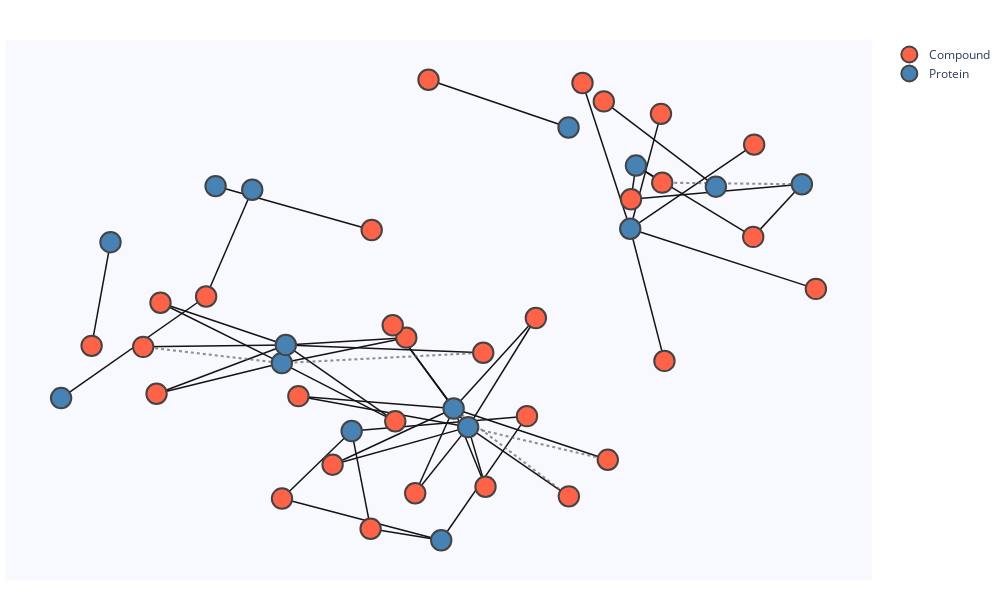

Notebook code cell kept with this figure:
### Code cell
n_samples = {"C": 100, "T": 15}
options = {"show_label": False, "k": 0.35, "iterations": 25, "seed":100}
draw_network(CT_adj, i_to_C_cid, i_to_T_id, n_hops=2, sample_index="Random", tool="plotly", n_samples=n_samples, options=options)

### Figure 1 — Plotly figure (JSON) as saved in the notebook; plotly's stock layout.template omitted (floating-point values rounded to 4 significant figures; data arrays with more than 128 entries replaced by an {"elided": "..."} marker saying what was removed)
{"data": [{"hoverinfo": "none", "line": {"color": "rgba(20,20,20,1)", "shape": "linear", "width": 1.5}, "mode": "lines", "showlegend": false, "type": "scatter", "x": {"elided": "138 float values"}, "y": {"elided": "138 float values"}}, {"hoverinfo": "none", "line": {"color": "rgba(100,100,100,0.7)", "dash": "dot", "shape": "spline", "width": 2.1}, "mode": "lines", "showlegend": false, "type": "scatter", "x": [0.2935, 0.01866, null, 0.3864, 0.05325, null, 0.08924, -0.3911, null, -0.7219, -0.3911, null, 0.5162, 0.8494, null], "y": [-0.779, -0.4039, null, -0.6231, -0.4834, null, -0.1659, -0.21, null, -0.1407, -0.21, null, 0.5605, 0.5537, null]}, {"hoverinfo": "text", "marker": {"color": "tomato", "line": {"width": 2}, "size": 20.4}, "mode": "markers", "name": "Compound", "text": ["C_11532676", "C_12000720", "C_121448662", "C_134130781", "C_134131162", "C_134149668", "C_134230357", "C_137634241", "C_138609936", "C_139301871", "C_145950884", "C_16126723", "C_162722513", "C_164517091", "C_18734933", "C_30323", "C_3272524", "C_44410948", "C_44448879", "C_49855759", "C_5281607", "C_56935695", "C_58547833", "C_71585859", "C_72734543", "C_73334158", "C_86287516", "C_9794947", "C_9822461", "C_9935925"], "textposition": "bottom center", "type": "scatter", "x": [0.1936, -0.2701, 0.2935, 0.4418, 0.5132, 0.5215, 0.3769, -0.04127, -0.5718, 0.7333, 0.08924, -0.07302, -0.69, 0.326, 0.7355, -0.7219, -0.1769, -0.1794, 0.2147, -0.6807, -0.3908, -0.09429, 0.8828, 0.09467, -0.1206, -0.8449, -0.3517, 0.3864, -0.1267, 0.5162], "y": [-0.4366, -0.644, -0.779, 0.4898, 0.8543, -0.2007, 0.9075, 1.0, 0.07435, 0.329, -0.1659, -0.7657, -0.3408, 0.9861, 0.7231, -0.1407, 0.3582, -0.9174, -0.01742, 0.04752, -0.7885, -0.1014, 0.1069, -0.7381, -0.4587, -0.1364, -0.3512, -0.6231, -0.04824, 0.5605]}, {"hoverinfo": "text", "marker": {"color": "steelblue", "line": {"width": 2}, "size": 20.4}, "mode": "markers", "name": "Protein", "text": ["T_O15379", "T_O15455", "T_O76074", "T_P00734", "T_P03952", "T_P03956", "T_P42261", "T_P45452", "T_P51812", "T_P53779", "T_Q16539", "T_Q96DC9", "T_Q9BY41", "T_Q9Y468", "T_Q9Y5T5"], "textposition": "bottom center", "type": "scatter", "x": [-0.3911, 0.6443, 0.4399, 0.4536, 0.8494, 0.01866, -0.5492, 0.05325, 0.2928, -0.01103, -0.2246, -0.9178, -0.3817, -0.7999, -0.4618], "y": [-0.21, 0.5433, 0.3636, 0.6336, 0.5537, -0.4039, 0.5459, -0.4834, 0.7959, -0.9666, -0.5001, -0.3594, -0.1326, 0.3063, 0.5302]}], "layout": {"height": 600, "hovermode": "closest", "margin": {"b": 20, "l": 5, "r": 5, "t": 40}, "plot_bgcolor": "ghostwhite", "showlegend": true, "width": 1000, "xaxis": {"showgrid": false, "showticklabels": false, "zeroline": false}, "yaxis": {"showgrid": false, "showticklabels": false, "zeroline": false}}}
